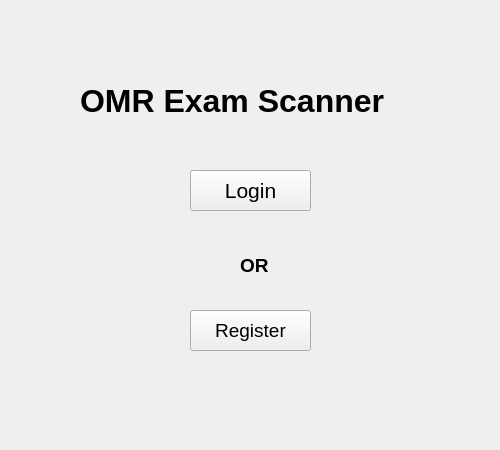
<?xml version="1.0" encoding="UTF-8"?>
<ui version="4.0">
 <class>MainWindow</class>
 <widget class="QMainWindow" name="MainWindow">
  <property name="geometry">
   <rect>
    <x>0</x>
    <y>0</y>
    <width>500</width>
    <height>450</height>
   </rect>
  </property>
  <property name="windowTitle">
   <string>MainWindow</string>
  </property>
  <property name="styleSheet">
   <string notr="true">QWidget{
	background-image: url(:/newPrefix/mbg1.jpg);
}
QPushButton{
background:none;
}

QLabel{
background:none;
}


QPushButton:hover{
background-color:lightpink;

}</string>
  </property>
  <widget class="QWidget" name="centralwidget">
   <widget class="QLabel" name="label">
    <property name="geometry">
     <rect>
      <x>80</x>
      <y>80</y>
      <width>391</width>
      <height>41</height>
     </rect>
    </property>
    <property name="font">
     <font>
      <pointsize>24</pointsize>
      <weight>75</weight>
      <bold>true</bold>
     </font>
    </property>
    <property name="text">
     <string>OMR Exam Scanner</string>
    </property>
   </widget>
   <widget class="QPushButton" name="login">
    <property name="geometry">
     <rect>
      <x>190</x>
      <y>170</y>
      <width>121</width>
      <height>41</height>
     </rect>
    </property>
    <property name="font">
     <font>
      <pointsize>16</pointsize>
     </font>
    </property>
    <property name="text">
     <string>Login</string>
    </property>
   </widget>
   <widget class="QPushButton" name="reg">
    <property name="geometry">
     <rect>
      <x>190</x>
      <y>310</y>
      <width>121</width>
      <height>41</height>
     </rect>
    </property>
    <property name="font">
     <font>
      <pointsize>14</pointsize>
      <weight>50</weight>
      <bold>false</bold>
      <strikeout>false</strikeout>
     </font>
    </property>
    <property name="text">
     <string>Register</string>
    </property>
   </widget>
   <widget class="QLabel" name="label_2">
    <property name="geometry">
     <rect>
      <x>240</x>
      <y>250</y>
      <width>31</width>
      <height>31</height>
     </rect>
    </property>
    <property name="font">
     <font>
      <pointsize>14</pointsize>
      <weight>75</weight>
      <bold>true</bold>
     </font>
    </property>
    <property name="text">
     <string>OR</string>
    </property>
   </widget>
  </widget>
 </widget>
 <resources>
  <include location="mbg1.qrc"/>
 </resources>
 <connections/>
</ui>
